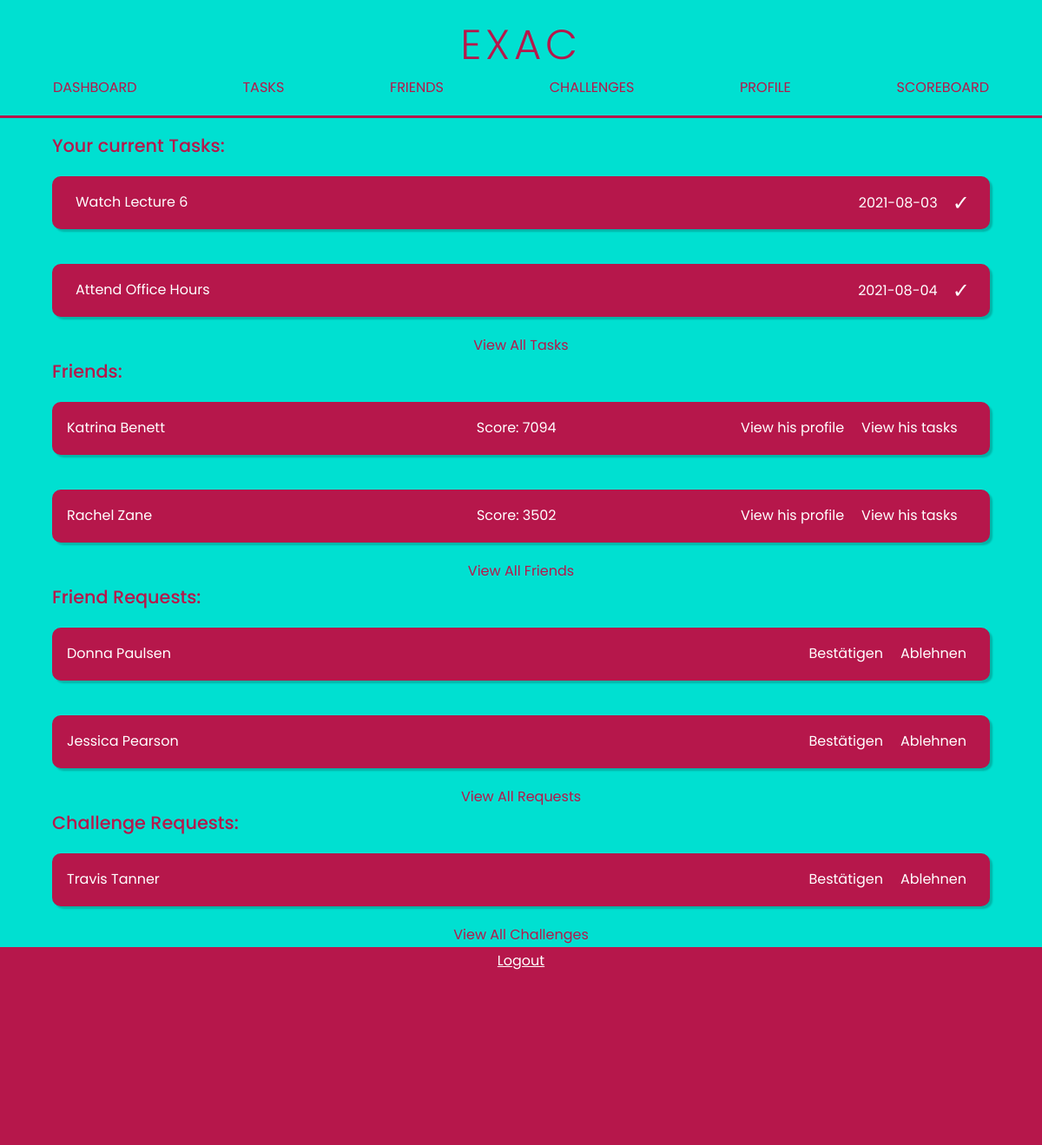
The page / (signed in) on the database its author committed.
### tables this page shows
CREATE TABLE tasks(id INTEGER PRIMARY KEY, name TEXT NOT NULL, due DATE, description TEXT, user_id INTEGER, priority INTEGER, fullfilled BOOLEAN NOT NULL, fullfilled_date DATE, private BOOLEAN NOT NULL, project_id INTEGER, categorie TEXT, score INTEGER DEFAULT 10, FOREIGN KEY(project_id) REFERENCES projects(id), FOREIGN KEY(user_id) REFERENCES users(id));

CREATE TABLE users (id INTEGER PRIMARY KEY, email TEXT NOT NULL UNIQUE, username TEXT NOT NULL UNIQUE, hash TEXT NOT NULL);

CREATE TABLE scores(id INTEGER PRIMARY KEY, user_id INTEGER NOT NULL, score INTEGER NOT NULL, score_work INTEGER DEFAULT 0, score_daily INTEGER DEFAULT 0, score_health INTEGER DEFAULT 0, score_education INTEGER DEFAULT 0, FOREIGN KEY (user_id) REFERENCES users(id));

### application.py (the view)
@app.route("/")
@login_required
def index():
    incoming_friend_requests, outgoind_friend_requests = getRequests(
        session.get("user_id"), 0)
    incoming_challenge_requests, outgoing_challenge_requests = getRequests(
        session.get("user_id"), 1)
    friends = getFriends()
    challenges = getChallenges(False)
    tasks = getTasks()
    return render_template(
        "index.html",
        incoming_challenge_requests=list(incoming_challenge_requests)[:2],
        incoming_friend_requests=list(incoming_friend_requests)[:2],
        friends=list(friends)[:2],
        challenges=list(challenges)[:2],
        tasks=tasks[:2])

### application.py (called while the page is built, shortened)
@app.after_request
def after_request(response):
    response.headers["Cache-Control"] = "no-cache, no-store, must-revalidate"
    response.headers["Expires"] = 0
    response.headers["Pragma"] = "no-cache"
    return response

def getFriends():
    user_id = session.get("user_id")
    friends = set()
    friends_list_first = db.execute(
        "SELECT * FROM friends WHERE first_user_id = ? ", user_id)
    friends_list_second = db.execute(
        "SELECT * FROM friends WHERE second_user_id = ?", user_id)
    for entry in friends_list_second:
        friend_information = db.execute("SELECT * FROM users WHERE id = ?",
                                        entry["first_user_id"])
        friend_score = db.execute("SELECT * FROM scores WHERE user_id = ?",
                                  entry["first_user_id"])
        try:
            score = friend_score[0]["score"]
        except:
            score = "xxxx"
        friend = (score, friend_information[0]["username"])
        friends.add(friend)
    return friends

### helpers.py (called while the page is built, shortened)
def getTasks():
    return db.execute("SELECT * FROM tasks WHERE user_id=? AND fullfilled=0",
                      session.get("user_id"))

def getRequests(user_id, type):
    incoming_requests = set()
    requests = db.execute(
        "SELECT * FROM requests WHERE recipient_id = ? AND type = ?", user_id,
        type)
    for req in requests:
        try:
            name = db.execute("SELECT username FROM users WHERE id = ?",
                              req["sender_id"])[0]["username"]
            incoming_requests.add(name)
        except:
            print("An error occured with one friend request.")
    pending_requests = set()
    requests = db.execute(
        "SELECT * FROM requests WHERE sender_id = ? AND type = ?", user_id,
        type)
    return incoming_requests, pending_requests

def getChallenges(history):
    challenges_set = set()
    user_id = session.get("user_id")
    if history:
        challenges = db.execute(
            "SELECT * FROM challenges WHERE (challenger_id = ? OR challenged_id = ?) AND expire_date < Date('now')",
            user_id, user_id)
    else:
        challenges = db.execute(
            "SELECT * FROM challenges WHERE (challenger_id = ? OR challenged_id = ?) AND expire_date >= Date('now')",
            user_id, user_id)
    return challenges_set

### templates/index.html (shortened to what this page needs)
{% extends "template.html" %}
{% block main %}
<div class="container">
    {%if tasks %}
    <div class="left-align"> <h1 >Your current Tasks: </h1></div>
    {% for task in tasks %}
    <form method="GET" action="/tasks/edit" style="width: 100%" id="{{task.id}}">
        <a class="entry entry2" onClick="document.getElementById('{{task.id}}').submit();">
            <div class="align-content-left">
                    <button class="btn-text margin-lr underline" type="submit">{{task.name}}</button>
            </div>
            <div class="container-horizontal align-content-right">
                <p class="margin-lr"><time>{{task.due}}</time></p>
                <form method="POST" action="/tasks">
                    <button class="btn-text margin-lr check" type="submit" >✓</button>
                </form>
            </div>
        </a>
    </form>
    {% endfor %}
    <a class="btn-text" href="/tasks"><p class="underline primary-color">View All Tasks</p></a>
    {% endif %}
    {%if friends %}
    <div class="left-align"><h1>Friends:</h1></div>
    {% for score, username in friends %}
    <form method="GET" action="/friends/teamUp" style="width: 100%" id="friend{{username}}">
        <div class="entry entry3" onClick="document.getElementById('friend{{username}}').submit();">
            <div class="align-content-left">
                <p class="underline">{{username}}</p>
            </div>
            <div>
                <p class="underline">Score: {{score}}</p>
            </div>
            <div class="container-horizontal align-content-right">
                <form method="GET" action="/profile">
                    <button type="submit"  class="btn-text margin-lr"><p class="underline">View his profile</p></button>
                </form>
                    <button type="submit"  class="btn-text margin-lr underline">View his tasks</button>
            </div>
        </div>
    </form>
    {% endfor %}
    <a class="btn-text" href="/friends"><p class="underline primary-color">View All Friends</p></a>
    {% endif %}
    {%if incoming_friend_requests %}
    <div class="left-align"><h1>Friend Requests:</h1></div>
    {% for name in incoming_friend_requests %}
    <form method="GET" action="/profile" id="friend_request{{name}}" style="width: 100%;">
        <div class="entry entry2" onClick="document.getElementById('friend_request{{name}}').submit();">
            <div class="align-content-left">
                <p class="underline">{{name}}</p>
            </div>
            <div class="container-horizontal align-content-right">
                <form action="/friends/add/accept" method="POST">
                    <button type="submit"  class="btn-text margin-lr underline">Bestätigen</button>
                </form>
                <form action="/friends/add/decline" method="POST">
                    <button type="submit"  class="btn-text margin-lr underline">Ablehnen</button>
                </form>
            </div>
        </div>
    </form>
    {% endfor %}
    <a class="btn-text" href="/friends"><p class="underline primary-color">View All Requests</p></a>
    {% endif %}
    {%if incoming_challenge_requests %}
    <div class="left-align"><h1>Challenge Requests:</h1></div>
    {% for name in incoming_challenge_requests %}
    <form method="GET" action="/profile" id="challenge_request{{name}}" style="width: 100%;">
        <div class="entry entry2" onClick="document.getElementById('challenge_request{{name}}').submit();">
            <div class="align-content-left">
                <p class="underline">{{name}}</p>
            </div>
            <div class="container-horizontal align-content-right">
                <form action="/challenges/accept" method="POST">
                    <button type="submit" class="btn-text margin-lr underline">Bestätigen</button>
                </form>
                <form action="/challenges/decline" method="POST">
                    <button type="submit" class="btn-text margin-lr underline">Ablehnen</button>
                </form>
            </div>
        </div>
    </form>
    {% endfor %}
    <a class="btn-text" href="/challenges"><p class="underline primary-color">View All Challenges</p></a>
    {% endif %}
</div>
{% endblock %}

### static/css/start.css (style rules this page uses)
:root { --clr-first: #fff; --clr-second: #fff; --clr-third: rgb(206, 102, 102); --clr-fourth: rgb(53, 132, 197); --clr-btn-primary-border: #b6174b; --clr-btn-primary: #b6174b; --clr-entry: #b6174b; --clr-entry-border: #b6174b; --clr-background: #00e0d1; --clr-footer: #b6174b; --clr-header-font: #b6174b; --font: "Poppins"; --font-h1: 300; --font-h2: 400; --font-p: 500; }
* { margin: 0; padding: 0; box-sizing: border-box; scroll-behavior: smooth; font-family: var(--font); font-size: 16px; color: var(--clr-first); }
body { text-align: center; background-color: var(--clr-background); }
.btn-text { background-color: transparent; border: none; text-decoration: underline; color: var(--clr-first); }
a { text-decoration: none; }
.container { display: flex; flex-direction: column; align-items: center; width: 90%; }
.check { transform: scale(1.5); }
form .entry { margin: 20px 0px; cursor: pointer; }
form .entry * { cursor: pointer; }
.underline { display: inline-block; }
.underline:after { background: none repeat scroll 0 0 transparent; bottom: 0; content: ""; display: block; position: relative; height: 2px; left: 50%; background: #fff; transition: width 0.3s ease 0s, left 0.3s ease 0s; width: 0; }
.btn-text .underline:after { background: var(--clr-btn-primary); }
.entry { position: relative; display: grid; background-color: var(--clr-entry); padding: 15px; margin: 20px; border-radius: 10px; border: 2px solid var(--clr-entry-border); width: 100%; left: 0px; top: 0px; box-shadow: 3px 3px 2px rgba(0, 0, 0, 0.2); }
.entry button { text-decoration: none; }
.entry3 { grid-template-rows: 100%; grid-template-columns: 33% 33% 33%; }
.entry2 { grid-template-rows: 100%; grid-template-columns: 50% 50%; }
.container-horizontal { display: flex; flex-direction: row; align-items: center; }
.left-align { align-self: flex-start; }
.align-content-right { display: flex; justify-content: flex-end; align-items: center; }
.align-content-left { display: flex; justify-content: flex-start; align-items: center; }
.margin-lr { margin-right: 10px; margin-left: 10px; }
h1 { font-size: 130%; font-weight: 500; color: var(--clr-header-font); }
.primary-color { color: var(--clr-header-font); }
main > div > .btn-text { color: var(--clr-header-font); text-decoration: none; }

### rows shown on the page
tasks: name "Watch Lecture 6", due "2021-08-03"
tasks: name "Attend Office Hours", due "2021-08-04"
users: friends "Katrina Benett"
scores: friends "7094"
users: friends "Rachel Zane"
scores: friends "3502"
users: username "Donna Paulsen"
users: username "Jessica Pearson"
users: username "Travis Tanner"
